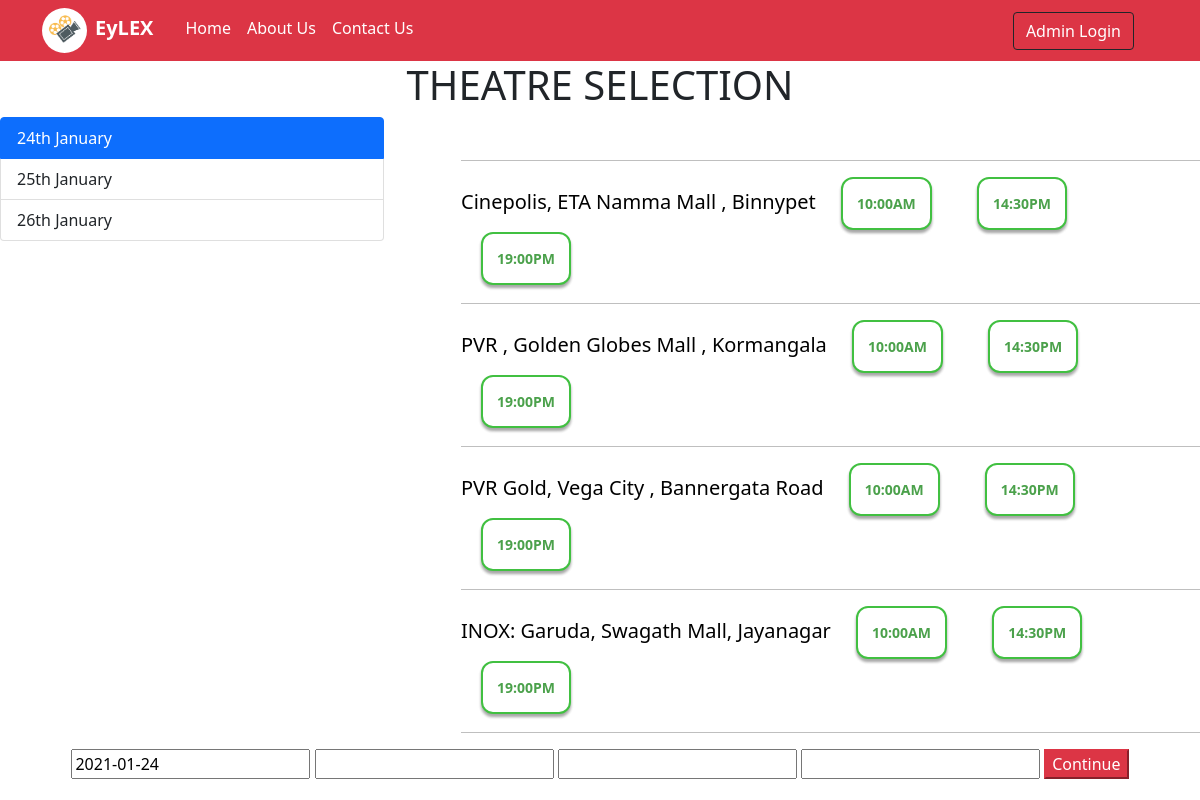
The page /theatreselection1.php on the database its author committed.
### tables this page shows
CREATE TABLE `theatre` (
  `th_id` int(5) NOT NULL,
  `th_name` varchar(50) NOT NULL
);

### theatreselection1.php (the view, shortened to what this page needs)
<!doctype html>
<html lang="en">
<head>
  <link href="https://cdn.jsdelivr.net/npm/bootstrap@5.1.3/dist/css/bootstrap.min.css" rel="stylesheet"
>
</head>
<body>
    <center>
    <h1> THEATRE SELECTION</h1>
    </center>
  <div class="row">
    <div class="col-4">
      <div class="list-group" id="list-tab" role="tablist">
        <a class="list-group-item list-group-item-action active" id="list-home-list" data-bs-toggle="list"
          href="#list-home" role="tab" aria-controls="list-home" onclick="link1()">24th January</a>
        <a class="list-group-item list-group-item-action" id="list-profile-list" data-bs-toggle="list"
          href="#list-profile" role="tab" aria-controls="list-profile" onclick="link2()">25th January</a>
        <a class="list-group-item list-group-item-action" id="list-messages-list" data-bs-toggle="list"
          href="#list-messages" role="tab" aria-controls="list-messages" onclick="link3()">26th January</a>
      </div>
    </div>
    <div class="col-8">
      <div class="tab-content" id="nav-tabContent">
        <div class="tab-pane fade show active" id="list-home" role="tabpanel" aria-labelledby="list-home-list">
          <div id="theatres">
            <div id="divs" class="divs">
              <?php
                $servername="localhost";
                $username="root";
                $password="";
                $dbname="proj";
                $conn=mysqli_connect($servername, $username, $password, $dbname);
                $sql="SELECT * FROM theatre";
                $query=mysqli_query($conn,$sql);
                $valid=mysqli_num_rows($query)>0;
                if($valid){
                  while($row=mysqli_fetch_assoc($query)){
              ?>
              <hr>
              <p id="1">
                <?php echo $row['th_name'] ?>
                <button class="but" type="submit" value="10:00AM" id="<?php echo $row['th_id'] ?>" name="<?php echo $row['th_name'] ?>" onclick="func(this.value,this.id,this.name)"><b>10:00AM</b></button>
                <button class="but" type="submit" value="14:30PM" id="<?php echo $row['th_id'] ?>" name="<?php echo $row['th_name'] ?>" onclick="func(this.value,this.id,this.name)"><b>14:30PM</b></button>
                <button class="but" type="submit" value="19:00PM" id="<?php echo $row['th_id'] ?>" name="<?php echo $row['th_name'] ?>" onclick="func(this.value,this.id,this.name)"><b>19:00PM</b></button>
              </p>
              <?php
                  }
                }
              ?>
              <hr>
            </div>
          </div>
        </div>
      </div>
    </div>
  </div>
  <center>
  <form action="seatselection.php" method="post">
    <input type="textbox" id="date" name="date" value='2021-01-24'/>
    <input type="textbox" id="theatreid" name="theatreid" value=''/>
    <input type="textbox" id="theatrename" name="theatrename" value=''/>
    <input type="textbox" id="time" name="time" value=''/>
    <button class="btn-danger" type="submit" name="submit">Continue</button>
  </form>
</center>
</body>
</html>

### theatreselection1.php (style rules this page uses)
.but { background-color: white; margin-right: 20px; margin-left: 20px; margin-bottom: 2px; padding: 14px; border: 2px solid rgb(65, 192, 65); border-radius: 12px; font-size: 14px; color: rgb(75, 161, 75); transition-duration: 0.4s; box-shadow: 0 3px 3px 0 rgba(0, 0, 0, 0.2), 0 3px 3px 0 rgba(0, 0, 0, 0.19); transition-duration: 0.4s; }
.divs { background-color: white; color: black; font-size: 20px; margin-left: 33px; margin-top: 17px; padding-top: 10px; padding-left: 20px; }

### rows shown on the page
theatre: th_name "Cinepolis, ETA Namma Mall , Binnypet"
theatre: th_name "PVR , Golden Globes Mall , Kormangala"
theatre: th_name "PVR Gold, Vega City , Bannergata Road"
theatre: th_name "INOX: Garuda, Swagath Mall, Jayanagar"
